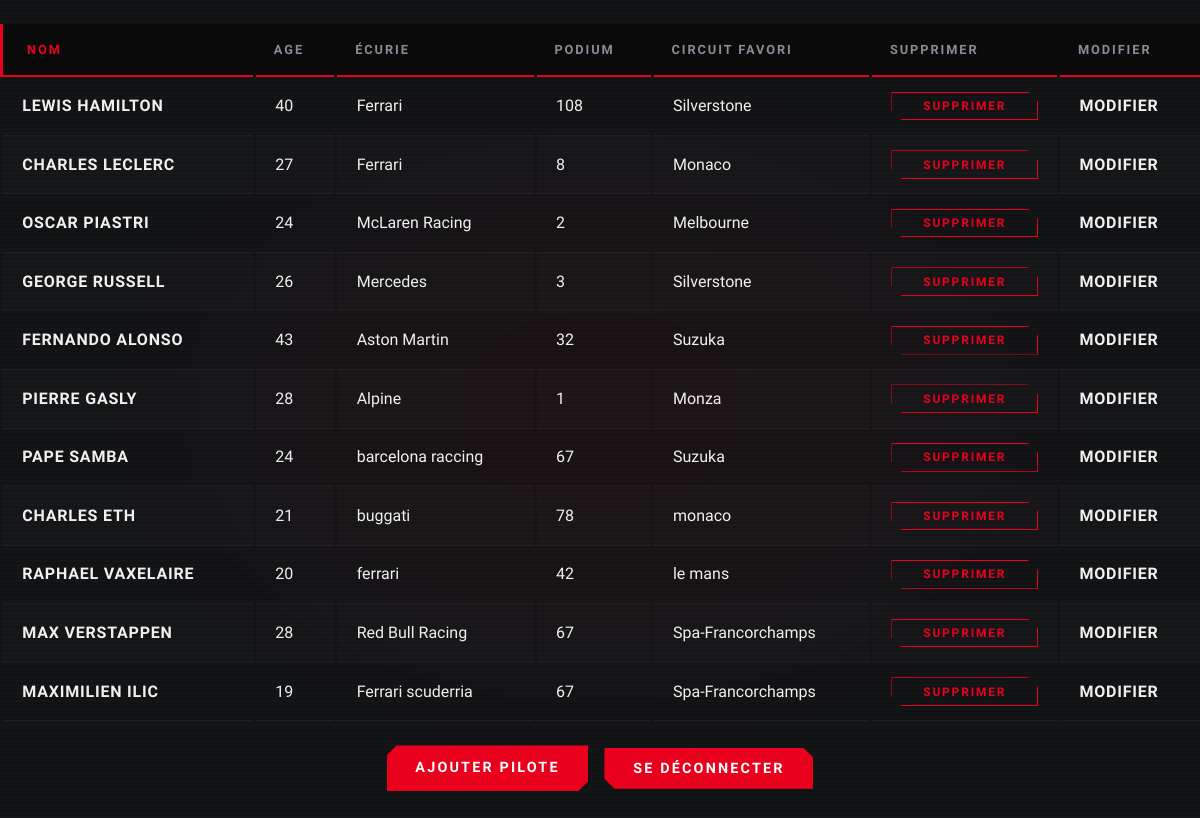
The page /formule1.php (signed in) on the database its author committed.
### tables this page shows
CREATE TABLE `pilote` (
  `id` int NOT NULL,
  `nom` varchar(255) NOT NULL,
  `age` int NOT NULL,
  `écurie` varchar(255) NOT NULL,
  `podium` int NOT NULL,
  `circuit_favoris` varchar(255) NOT NULL,
  `slug` varchar(255) NOT NULL
);

### formule1.php (the view, shortened to what this page needs)
<?php
    try{
        $pdo = new PDO('mysql:host=localhost;dbname=formule1','root','');
    }catch (PDOException $e){
        die('Erreur : '. $e->getMessage());
    }
     $insert = $pdo->prepare('SELECT * From pilote');
     $insert->execute();
     $pilotes = $insert->fetchAll(PDO::FETCH_ASSOC);
?>
<!DOCTYPE html>
<html lang="en">
<head>
    <link rel="stylesheet" href="style.css">
</head>
<body>
    <table >
        <thead>
            <tr>
                <th>Nom</th>
                <th>Age</th>
                <th>Écurie</th>
                <th>Podium</th>
                <th>Circuit favori</th>
                <?php if($_SESSION['role'] === 'admin'): ?>
                    <th>Supprimer</th>
                    <th>Modifier</th>
                <?php endif; ?>
            </tr>
        </thead>
        <tbody>
            <?php foreach ($pilotes as $pilote): ?>
            <tr>
                <td><a href="details.php?slug=<?= $pilote['slug'] ?>"><?= htmlspecialchars($pilote['nom']) ?></a></td>
                <td><?= htmlspecialchars($pilote['age']) ?></td>
                <td><?= htmlspecialchars($pilote['écurie']) ?></td>
                <td><?= htmlspecialchars($pilote['podium']) ?></td>
                <td><?= htmlspecialchars($pilote['circuit_favoris']) ?></td>
                <?php if($_SESSION['nom'] == "admin") : ?>
                    <td>
                        <form action="traitement_formule1.php" method="post">
                            <button type="submit" name="action" value="supprimer">Supprimer</button>
                        </form>
                    </td>
                    <td>
                        <a href="modifier.php?slug=<?= $pilote['slug'] ?>">Modifier</a>
                    </td>
                <?php endif; ?>
            </tr>
            <?php endforeach; ?>
        </tbody>
    </table>
    <div class="flex">
        <?php if($_SESSION['nom'] == "admin") : ?>
            <a href="ajouter.php" class="btn-deco" >ajouter Pilote</a>
        <?php endif; ?>
        <form action="deconnexion.php" method="post">
            <button type="submit" >Se déconnecter</button>
        </form>
    </div>
</body>
</html>

### style.css (style rules this page uses)
*, *::before, *::after { margin: 0; padding: 0; box-sizing: border-box; }
body { background-color: #111214; color: #f0f0f0; font-family: 'Rajdhani', sans-serif; font-size: 16px; line-height: 1.5; min-height: 100vh; background-image: repeating-linear-gradient( 0deg, transparent, transparent 2px, rgba(255,255,255,0.01) 2px, rgba(255,255,255,0.01) 4px ), radial-gradient( rgba(232,0,29,0.04) 0%, transparent 60%); }
a { color: #e8001d; text-decoration: none; transition: color 0.2s; font-weight: 500; }
table { width: 100%; border-collapse: collapse; font-family: 'Rajdhani', sans-serif; font-size: 1rem; margin: 1.5rem 0; }
thead { background: #0a0a0a; border-bottom: 2px solid #e8001d; }
thead th { font-family: 'Barlow Condensed', sans-serif; font-size: 0.8rem; font-weight: 700; letter-spacing: 0.15em; text-transform: uppercase; color: #878d97; padding: 1rem 1.2rem; text-align: left; }
thead th:first-child { color: #e8001d; border-left: 3px solid #e8001d; padding-left: 1.5rem; }
tbody tr { border-bottom: 1px solid rgba(255,255,255,0.05); transition: background 0.15s ease, transform 0.15s ease; animation: fadeUp 0.3s ease both; }
tbody tr:nth-child(1) { animation-delay: 0.05s; }
tbody tr:nth-child(2) { animation-delay: 0.10s; }
tbody tr:nth-child(3) { animation-delay: 0.15s; }
tbody tr:nth-child(4) { animation-delay: 0.20s; }
tbody tr:nth-child(5) { animation-delay: 0.25s; }
tbody tr:nth-child(6) { animation-delay: 0.30s; }
tbody tr:nth-child(7) { animation-delay: 0.35s; }
tbody tr:nth-child(8) { animation-delay: 0.40s; }
tbody tr:nth-child(9) { animation-delay: 0.45s; }
tbody tr:nth-child(10) { animation-delay: 0.50s; }
tbody tr:nth-child(11) { animation-delay: 0.55s; }
tbody tr:nth-child(even) { background: rgba(255,255,255,0.015); }
tbody td { padding: 0.9rem 1.2rem; color: #f0f0f0; font-size: 1rem; font-weight: 500; border-left: 3px solid transparent; transition: all 0.15s ease; }
td a { color: #f0f0f0; font-family: 'Barlow Condensed', sans-serif; font-size: 1rem; font-weight: 600; letter-spacing: 0.05em; text-transform: uppercase; text-decoration: none; }
form { display: flex; flex-direction: column; gap: 1.2rem; max-width: 480px; }
button { font-family: 'Barlow Condensed', sans-serif; font-size: 0.9rem; font-weight: 700; letter-spacing: 0.15em; text-transform: uppercase; padding: 0.75rem 1.8rem; border: none; cursor: pointer; transition: all 0.2s ease; clip-path: polygon(0 0, calc(100% - 10px) 0, 100% 10px, 100% 100%, 10px 100%, 0 calc(100% - 10px)); display: inline-block; }
button[type="submit"] { background: #e8001d; color: #ffffff; }
button[value="supprimer"] { background: transparent; color: #e8001d; border: 1px solid #e8001d; font-size: 0.75rem; padding: 0.4rem 1rem; }
.flex { display: flex; align-items: center; justify-content: center; gap: 1rem; }
.btn-deco { font-family: 'Barlow Condensed', sans-serif; font-size: 0.9rem; font-weight: 700; letter-spacing: 0.15em; text-transform: uppercase; padding: 0.75rem 1.8rem; background: #e8001d; color: #ffffff; cursor: pointer; transition: all 0.2s ease; clip-path: polygon(10px 0, 100% 0, 100% calc(100% - 10px), calc(100% - 10px) 100%, 0 100%, 0 10px); }

### rows shown on the page
pilote: nom "LEWIS HAMILTON", age "40", écurie "Ferrari", podium "108", circuit_favoris "Silverstone"
pilote: nom "CHARLES LECLERC", age "27", écurie "Ferrari", podium "8", circuit_favoris "Monaco"
pilote: nom "OSCAR PIASTRI", age "24", écurie "McLaren Racing", podium "2", circuit_favoris "Melbourne"
pilote: nom "GEORGE RUSSELL", age "26", écurie "Mercedes", podium "3", circuit_favoris "Silverstone"
pilote: nom "FERNANDO ALONSO", age "43", écurie "Aston Martin", podium "32", circuit_favoris "Suzuka"
pilote: nom "PIERRE GASLY", age "28", écurie "Alpine", podium "1", circuit_favoris "Monza"
pilote: nom "PAPE SAMBA", age "24", écurie "barcelona raccing", podium "67", circuit_favoris "Suzuka"
pilote: nom "CHARLES ETH", age "21", écurie "buggati", podium "78", circuit_favoris "monaco"
pilote: nom "RAPHAEL VAXELAIRE", age "20", écurie "ferrari", podium "42", circuit_favoris "le mans"
pilote: nom "MAX VERSTAPPEN", age "28", écurie "Red Bull Racing", podium "67", circuit_favoris "Spa-Francorchamps"
pilote: nom "MAXIMILIEN ILIC", age "19", écurie "Ferrari scuderria", podium "67", circuit_favoris "Spa-Francorchamps"
